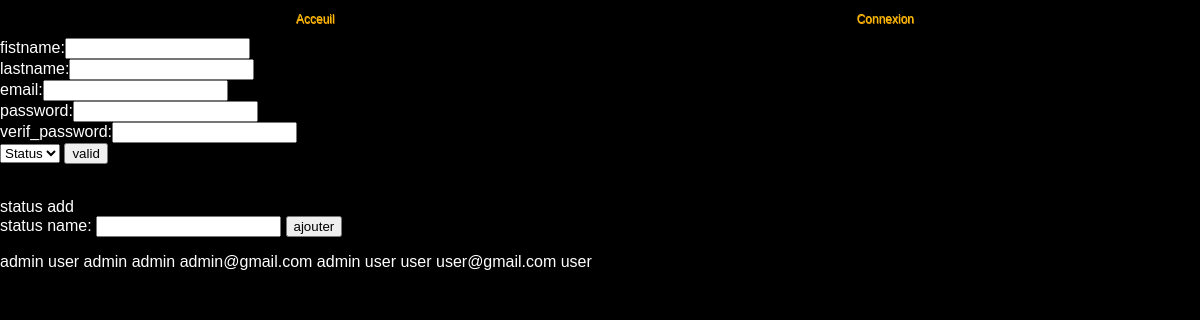
/model/admin_user.php, run on the app's committed database.
### tables this page shows
create table status(
  status_id int auto_increment primary key not null ,
  status_name varchar(255) not null
);

create table users(
    user_id int auto_increment primary key not null ,
    firstname varchar(255) not null,
    lastname varchar(255) not null,
    mail varchar(255)not null ,
    password varchar(255) not null ,
    status_reference int(255)not null ,
    foreign key (status_reference) references status(status_id)
);

### _function/view.php (the view, shortened to what this page needs)
<?php
	include_once '../_config/bdd.php';
	$statusData = $bdd->query('select * from status');
	$userData = $bdd->query('select * from users inner join status on users.status_reference=status.status_id ');
	function viewStatus(){
		global $statusData;
		$table_status ="<tbody>";
		foreach ($statusData as $data){
			$name = $data['status_name'];
			$table_status .="<tr>";
			$table_status .="<td> $name </td>";
			$table_status .="</tr>";
		}
		$table_status .="</tbody>";
		return $table_status;
	}
function viewUsers(){
		global $userData;
		$table_user = "<tbody>";
		foreach ($userData as  $data){
			$name = $data['firstname'].'  '.$data['lastname'];
			$mail = $data['mail'];
			$userStatus = $data['status_name'];
			$table_user .="<tr>";
			$table_user .="<td> $name </td>";
			$table_user .="<td> $mail </td>";
			$table_user .="<td> $userStatus </td>";
			$table_user .="</tr>";
		}
		$table_user .="</tbody>";
		return$table_user;
}

### css/style.css (style rules this page uses)
body { margin: 0; background: white; font-family: sans-serif; }

### data on the page
status: status_name "admin"
status: status_name "user"
users: name "admin admin", mail "admin@gmail.com", status_reference.status_name "admin"
users: name "user user", mail "user@gmail.com", status_reference.status_name "user"
